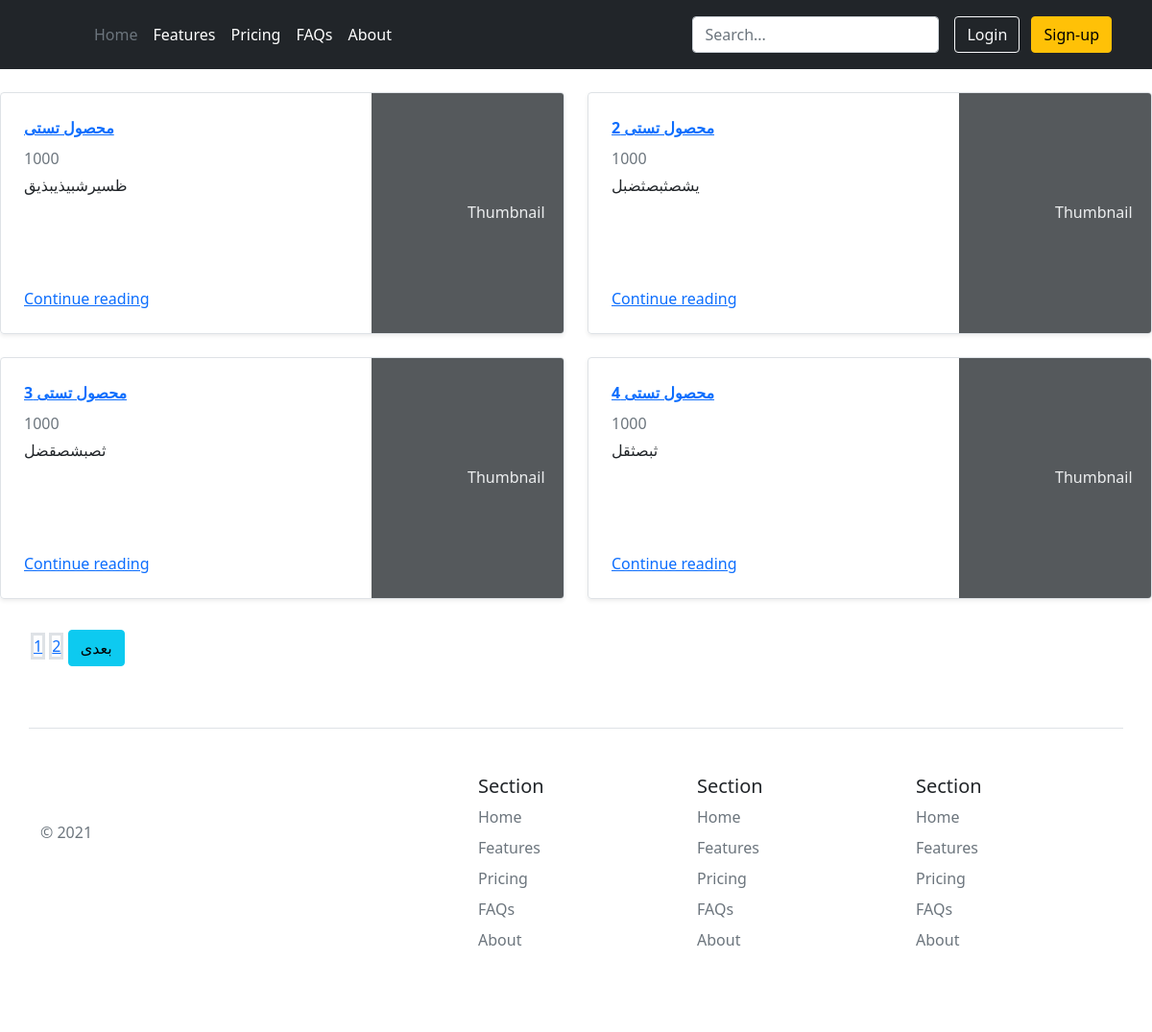
Page /products on the committed database.
### product/models.py (models this page shows, shortened)
class Product(models.Model):
    TYPE = (("جدید", "بله"), (" ", "خیر"))
    title = models.CharField(max_length=200, verbose_name="عنوان محصول",default="")
    description = models.TextField(verbose_name="توضیحات محصول")
    price = models.IntegerField(default="1000", blank=True, null=True, verbose_name="قیمت")
    product_size = models.CharField(max_length=500, verbose_name="سایز محصول")
    color = models.CharField(max_length=200, verbose_name="رنگ", blank=True, null=True)
    image = models.ImageField(upload_to="products", blank=True, null=True, verbose_name="تصویر محصول")
    brand = models.CharField(max_length=200, verbose_name="برند")
    new_type = models.CharField(max_length=200, choices=TYPE, default="no", verbose_name="جدید")
    special = models.BooleanField(default=False, verbose_name="محصول ویژه")
    categories = models.ManyToManyField(Category, verbose_name="دسته بندی ها")
    active = models.BooleanField(default=False, verbose_name="موجود / ناموجود")
    view = models.IntegerField(default=0, verbose_name="تعداد بازدید")
    objects = ProductManager()
    class Meta:
        verbose_name = "محصول"
        verbose_name_plural = "محصولات"

### product/views.py (the view)
# urls.py: path("products", ProductListView.as_view(),name='product-list'),
class ProductListView(ListView):
    template_name = "product/product-list.html"
    model = Product
    paginate_by = 4
    def get_queryset(self):
        return Product.objects.product_are_active()

### product/models.py (called while the page is built)
    def product_are_active(self):
        return self.get_queryset().filter(active=True)

### product/templates/product/product-list.html (shortened to what this page needs)
{% extends 'base/main.html' %}
{% block body %}
<br>
<div class="row mb-2">
    {% for product in object_list %}
    <div class="col-md-6">
        <div class="row g-0 border rounded overflow-hidden flex-md-row mb-4 shadow-sm h-md-250 position-relative">
            <div class="col p-4 d-flex flex-column position-static">
                <strong class="d-inline-block mb-2 text-primary"><a href="{{product.get_absolut_url}}">{{product.title}}</a></strong>
                <div class="mb-1 text-muted">{{product.price}}</div>
                <p class="card-text mb-auto">{{product.description}}</p>
                <a href="{% url 'product-detail' product.id %}" class="stretched-link">Continue reading</a>
            </div>
            <div class="col-auto d-none d-lg-block">
                <svg class="bd-placeholder-img" width="200" height="250" xmlns="http://www.w3.org/2000/svg" role="img" aria-label="Placeholder: Thumbnail" preserveAspectRatio="xMidYMid slice" focusable="false"><title>Placeholder</title><rect width="100%" height="100%" fill="#55595c"></rect><text x="50%" y="50%" fill="#eceeef" dy=".3em">Thumbnail</text></svg>
            </div>
        </div>
    </div>
    {% endfor %}
</div>
<div class="pagination pagination-centered">
    <ul>
            {% for num in paginator.page_range %}
                <a class="border border-3" href="?page={{ num }}">{{ num }}</a>
            {% endfor %}
            {% if page_obj.has_next %}
             <a class="btn btn-info" href="?page={{ page_obj.next_page_number }}">بعدی</a>
            {% endif %}
    </ul>
</div>
{% endblock body %}

### rows in the picture
Product: title "محصول تستی", price "1000", description "ظسیرشبیذیبذیق"
Product: title "محصول تستی 2", price "1000", description "یشصثبصثضبل"
Product: title "محصول تستی 3", price "1000", description "ثصبشصقضل"
Product: title "محصول تستی 4", price "1000", description "ثبصثقل"

### other values in the picture
{{ num }} "1" "2"
